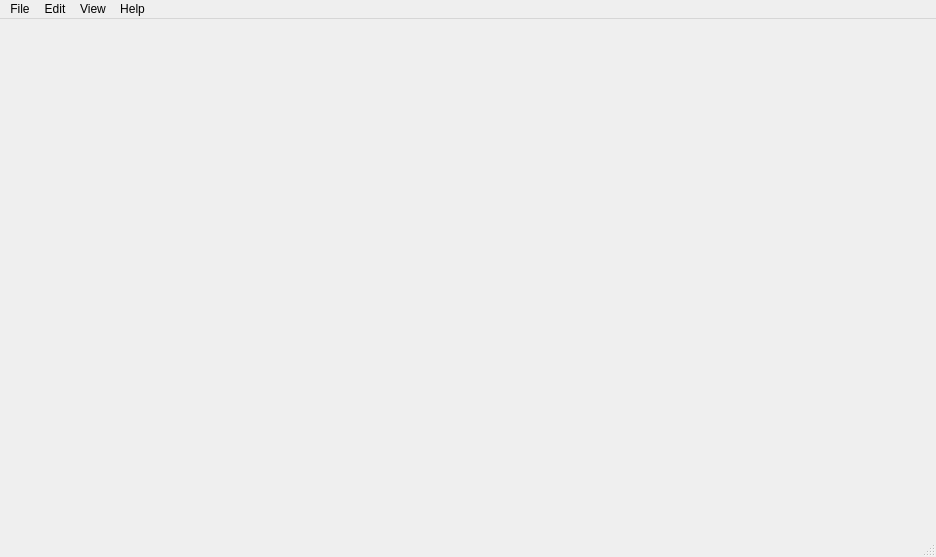
<?xml version="1.0" encoding="UTF-8"?>
<ui version="4.0">
 <class>mainWindow</class>
 <widget class="QMainWindow" name="mainWindow">
  <property name="geometry">
   <rect>
    <x>0</x>
    <y>0</y>
    <width>936</width>
    <height>557</height>
   </rect>
  </property>
  <property name="windowTitle">
   <string>DC1 Visualization</string>
  </property>
  <widget class="QWidget" name="centralwidget">
   <layout class="QHBoxLayout" name="horizontalLayout_2">
    <item>
     <layout class="QVBoxLayout" name="verticalLayout" stretch="6,4">
      <item>
       <layout class="QHBoxLayout" name="horizontalLayout_top">
        <item>
         <widget class="PlotWidget" name="arrayMap" native="true"/>
        </item>
        <item>
         <layout class="QVBoxLayout" name="traceplot_verticalLayout">
          <item>
           <widget class="PlotWidget" name="traceplot_1" native="true"/>
          </item>
          <item>
           <widget class="PlotWidget" name="traceplot_2" native="true"/>
          </item>
          <item>
           <widget class="PlotWidget" name="traceplot_3" native="true"/>
          </item>
          <item>
           <widget class="PlotWidget" name="traceplot_4" native="true"/>
          </item>
         </layout>
        </item>
       </layout>
      </item>
      <item>
       <layout class="QHBoxLayout" name="horizontalLayout_bottom">
        <item>
         <widget class="PlotWidget" name="spikeRatePlot" native="true"/>
        </item>
        <item>
         <widget class="PlotWidget" name="miniMapWidget" native="true"/>
        </item>
       </layout>
      </item>
     </layout>
    </item>
   </layout>
  </widget>
  <widget class="QStatusBar" name="statusbar"/>
  <widget class="QMenuBar" name="menubar">
   <property name="geometry">
    <rect>
     <x>0</x>
     <y>0</y>
     <width>936</width>
     <height>37</height>
    </rect>
   </property>
   <widget class="QMenu" name="menuFile">
    <property name="title">
     <string>File</string>
    </property>
    <addaction name="actionUpdateSession"/>
   </widget>
   <widget class="QMenu" name="menuEdit">
    <property name="title">
     <string>Edit</string>
    </property>
    <addaction name="actionPreferences"/>
    <addaction name="actionAnalysis_parameters"/>
    <addaction name="actionToggle_dark_mode"/>
    <addaction name="actionToggle_profiling_2"/>
   </widget>
   <widget class="QMenu" name="menuView">
    <property name="title">
     <string>View</string>
    </property>
    <addaction name="actionChannel_spike_rate"/>
    <addaction name="actionChannel_amplitude_histogram"/>
   </widget>
   <widget class="QMenu" name="menuHelp">
    <property name="title">
     <string>Help</string>
    </property>
    <addaction name="actionDocumentation"/>
   </widget>
   <addaction name="menuFile"/>
   <addaction name="menuEdit"/>
   <addaction name="menuView"/>
   <addaction name="menuHelp"/>
  </widget>
  <action name="actionUpdateSession">
   <property name="text">
    <string>New session...</string>
   </property>
  </action>
  <action name="actionLoad_real_time_stream">
   <property name="text">
    <string>Load real-time stream...</string>
   </property>
  </action>
  <action name="action_changeLayout">
   <property name="text">
    <string>Change visualization style...</string>
   </property>
  </action>
  <action name="actionDocumentation">
   <property name="text">
    <string>Documentation</string>
   </property>
  </action>
  <action name="actionParameter_1">
   <property name="text">
    <string>Parameter 1</string>
   </property>
  </action>
  <action name="actionParameter_2">
   <property name="text">
    <string>Parameter 2</string>
   </property>
  </action>
  <action name="actionParameter_3">
   <property name="text">
    <string>Parameter 3</string>
   </property>
  </action>
  <action name="actionPreferences">
   <property name="text">
    <string>Session parameters...</string>
   </property>
  </action>
  <action name="actionAnalysis_parameters">
   <property name="text">
    <string>GUI preferences...</string>
   </property>
  </action>
  <action name="actionSave">
   <property name="text">
    <string>Save</string>
   </property>
  </action>
  <action name="actionExport_to">
   <property name="text">
    <string>Export to...</string>
   </property>
  </action>
  <action name="actionParameter_4">
   <property name="text">
    <string>Toggle highlight spikes</string>
   </property>
  </action>
  <action name="actionParameter_5">
   <property name="text">
    <string>Toggle auto axis</string>
   </property>
  </action>
  <action name="actionParameter_6">
   <property name="text">
    <string>Parameter 1</string>
   </property>
  </action>
  <action name="actionParameter_7">
   <property name="text">
    <string>Parameter 2</string>
   </property>
  </action>
  <action name="actionParameter">
   <property name="text">
    <string>Parameter 3</string>
   </property>
  </action>
  <action name="actionParameter_8">
   <property name="text">
    <string>Parameter 1</string>
   </property>
  </action>
  <action name="actionParameter_9">
   <property name="text">
    <string>Parameter 2</string>
   </property>
  </action>
  <action name="actionParameter_10">
   <property name="text">
    <string>Parameter 3</string>
   </property>
  </action>
  <action name="action_tl_arraymap">
   <property name="text">
    <string>Array Map</string>
   </property>
  </action>
  <action name="action_tr_arraymap">
   <property name="text">
    <string>Array Map</string>
   </property>
  </action>
  <action name="action_bl_arraymap">
   <property name="text">
    <string>Array Map</string>
   </property>
  </action>
  <action name="action_br_arraymap_2">
   <property name="text">
    <string>Array Map</string>
   </property>
  </action>
  <action name="action_tl_channels">
   <property name="text">
    <string>Channel Traces</string>
   </property>
  </action>
  <action name="action_bl_channels">
   <property name="text">
    <string>Channel Traces</string>
   </property>
  </action>
  <action name="action_br_channels_2">
   <property name="text">
    <string>Channel Traces</string>
   </property>
  </action>
  <action name="action_tl_spikerate">
   <property name="text">
    <string>Spike Rate Plot</string>
   </property>
  </action>
  <action name="action_tl_electrodeminimap">
   <property name="text">
    <string>Electrode Minimap</string>
   </property>
  </action>
  <action name="action_hierlemann">
   <property name="text">
    <string>Hierlemann</string>
   </property>
  </action>
  <action name="action_modifiedhierlemann">
   <property name="text">
    <string>Modified Hierlemann</string>
   </property>
  </action>
  <action name="action_Highpass">
   <property name="text">
    <string>Highpass</string>
   </property>
  </action>
  <action name="actionSpike_detection">
   <property name="text">
    <string>Spike detection...</string>
   </property>
  </action>
  <action name="action_npz">
   <property name="text">
    <string>Numpy file (.npz)</string>
   </property>
  </action>
  <action name="action_mat">
   <property name="text">
    <string>MATLAB file (.mat)</string>
   </property>
  </action>
  <action name="action_save_npz">
   <property name="text">
    <string>Numpy file (.npz)</string>
   </property>
  </action>
  <action name="action_save_mat">
   <property name="text">
    <string>MATLAB file (.mat)</string>
   </property>
  </action>
  <action name="action_tr_channels">
   <property name="text">
    <string>Channel Traces</string>
   </property>
  </action>
  <action name="action_tr_spikerate">
   <property name="text">
    <string>Spike Rate Plot</string>
   </property>
  </action>
  <action name="action_tr_electrodeminimap">
   <property name="text">
    <string>Electrode Minimap</string>
   </property>
  </action>
  <action name="action_bl_spikerate">
   <property name="text">
    <string>Spike Rate Plot</string>
   </property>
  </action>
  <action name="action_bl_electrodeminimap">
   <property name="text">
    <string>Electrode Minimap</string>
   </property>
  </action>
  <action name="action_br_spikerate_2">
   <property name="text">
    <string>Spike Rate Plot</string>
   </property>
  </action>
  <action name="action_br_electrodeminimap_2">
   <property name="text">
    <string>Electrode Minimap</string>
   </property>
  </action>
  <action name="action_save_csv">
   <property name="text">
    <string>CSV file (.csv)</string>
   </property>
  </action>
  <action name="action_csv">
   <property name="text">
    <string>CSV file (.csv)</string>
   </property>
  </action>
  <action name="actionEntire_window">
   <property name="text">
    <string>Entire window</string>
   </property>
  </action>
  <action name="actionWindow_1">
   <property name="text">
    <string>Window 1</string>
   </property>
  </action>
  <action name="actionWindow_2">
   <property name="text">
    <string>Window 2</string>
   </property>
  </action>
  <action name="actionWindow_3">
   <property name="text">
    <string>Window 3</string>
   </property>
  </action>
  <action name="actionWindow_4">
   <property name="text">
    <string>Window 4</string>
   </property>
  </action>
  <action name="action_tl_tracesearch">
   <property name="text">
    <string>Trace Search</string>
   </property>
  </action>
  <action name="action_tr_tracesearch">
   <property name="text">
    <string>Trace Search</string>
   </property>
  </action>
  <action name="action_bl_tracesearch">
   <property name="text">
    <string>Trace Search</string>
   </property>
  </action>
  <action name="action_br_tracesearch_2">
   <property name="text">
    <string>Trace Search</string>
   </property>
  </action>
  <action name="actionToggle_light_dark_mode">
   <property name="text">
    <string>Toggle light/dark mode</string>
   </property>
  </action>
  <action name="actionToggle_profiling">
   <property name="text">
    <string>Toggle profiling</string>
   </property>
  </action>
  <action name="action_H0Bandpass">
   <property name="text">
    <string>h0 Bandpass</string>
   </property>
  </action>
  <action name="action_Auto">
   <property name="text">
    <string>Auto</string>
   </property>
  </action>
  <action name="action_FastBandpass">
   <property name="text">
    <string>Fast Bandpass</string>
   </property>
  </action>
  <action name="action_FasterBandpass">
   <property name="text">
    <string>Faster Bandpass</string>
   </property>
  </action>
  <action name="action_Litke">
   <property name="text">
    <string>Litke</string>
   </property>
  </action>
  <action name="action_None">
   <property name="text">
    <string>None</string>
   </property>
  </action>
  <action name="actionSpike_threshold">
   <property name="text">
    <string>Spike threshold...</string>
   </property>
  </action>
  <action name="actionTime_window">
   <property name="text">
    <string>Time window...</string>
   </property>
  </action>
  <action name="actionChannel_spike_rate">
   <property name="text">
    <string>Channel spike rate...</string>
   </property>
  </action>
  <action name="actionChannel_amplitude_histogram">
   <property name="text">
    <string>Channel amplitude histogram...</string>
   </property>
  </action>
  <action name="actionToggle_dark_mode">
   <property name="text">
    <string>Toggle dark mode</string>
   </property>
  </action>
  <action name="actionToggle_profiling_2">
   <property name="text">
    <string>Toggle profiling</string>
   </property>
  </action>
 </widget>
 <customwidgets>
  <customwidget>
   <class>PlotWidget</class>
   <extends>QWidget</extends>
   <header>pyqtgraph</header>
   <container>1</container>
  </customwidget>
 </customwidgets>
 <resources/>
 <connections/>
</ui>
